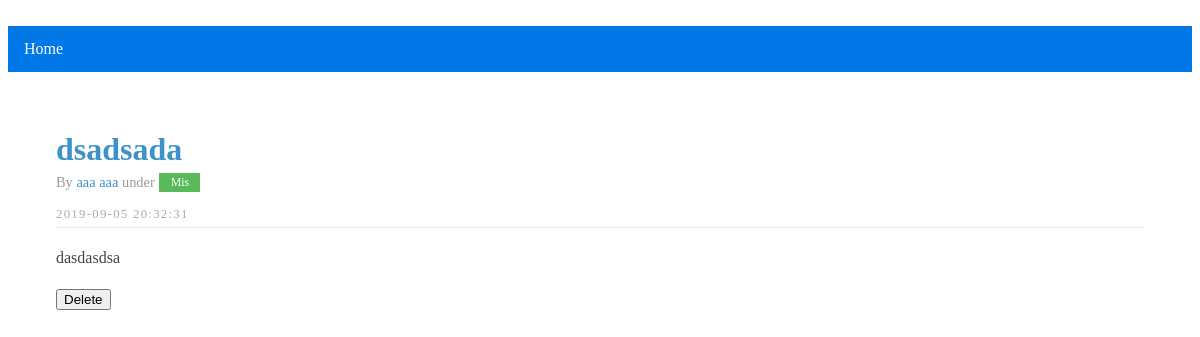
Page /userarticles/1 (signed in) on the earlier database version.
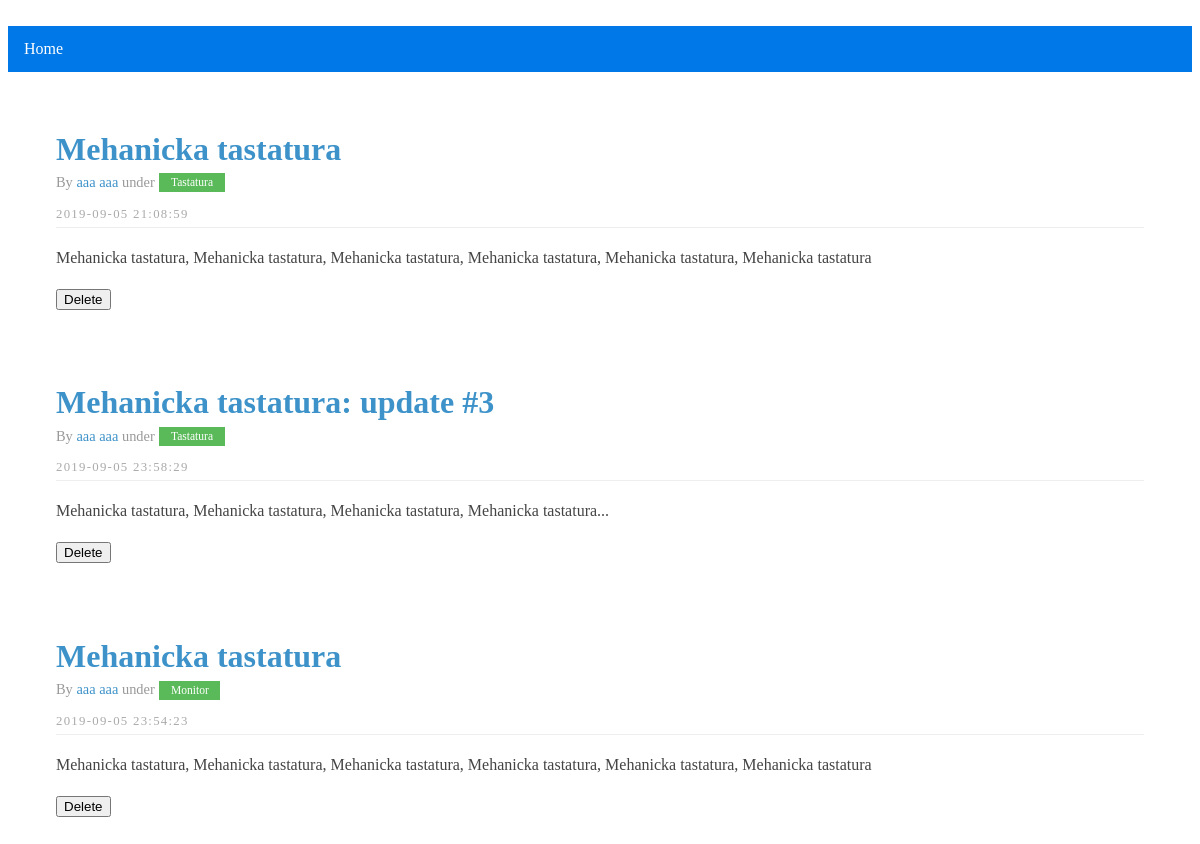
Same page on the later database version.
### blog/models.py (models this page shows, shortened)
class Article(db.Model):
    __tablename__ = 'article'
    __searchable__ = ['title', 'content']
    id = db.Column(db.Integer, primary_key=True)
    title = db.Column(db.String(40), nullable=False)
    content = db.Column(db.String(400), nullable=False)
    created_at = db.Column(db.DateTime, nullable=False, default=datetime.now())
    updated_at = db.Column(db.DateTime, nullable=False, default=datetime.now())
    owner_id = db.Column(db.Integer, db.ForeignKey('user.id'), nullable=False)
    category_id = db.Column(db.Integer, db.ForeignKey('category.id'), nullable=False)

class User(UserMixin, db.Model):
    id = db.Column(db.Integer, primary_key=True)
    email = db.Column(db.String(80), unique=True, nullable=False)
    first_name = db.Column(db.String(20), nullable=False)
    last_name = db.Column(db.String(20), nullable=False)
    password = db.Column(db.String(80), nullable=False)
    created_at = db.Column(db.DateTime, nullable=False, default=datetime.now())
    articles = db.relationship('Article', backref='owner')

class Category(db.Model):
    id = db.Column(db.Integer, primary_key=True)
    title = db.Column(db.String(40), unique=True, nullable=False)
    categories = db.relationship('Article', backref='category')

### blog/routes.py (the view)
@app.route('/userarticles/<int:user_id>')
@login_required
def user_articles(user_id):
    articles = Article.query.filter_by(owner_id = user_id).all()
    output = []
    for article in articles:
        article_data = {}
        article_data['article_id'] = article.id
        article_data['user_id'] = article.owner.id
        article_data['title'] = article.title
        article_data['content'] = article.content
        article_data['category'] = article.category.title
        article_data['first_name'] = article.owner.first_name
        article_data['last_name'] = article.owner.first_name
        article_data['created_at'] = article.created_at
        article_data['updated_at'] = article.updated_at
        output.append(article_data)
    return render_template('userarticles.html', posts = output)

### blog/__init__.py (called while the page is built)
@login.user_loader
def load_user(id):
    return User.query.get(int(id))

### templates/userarticles.html
﻿{% extends "layout.html" %}
{% block content %}
<ul>
    <li><a href="{{ url_for('dashboard') }}">Home</a></li>
</ul>
<div id="layout" class="pure-g">
    <div class="content pure-u-1 pure-u-md-3-4">
        {% for post in posts %}
        <div class="posts">
            <section class="post">
                <header class="post-header">
                    <h1 class="post-title"><a href="{{ url_for('single_article', user_id = post['article_id']) }}">{{ post['title'] }}</a></h1>
                    <p class="post-meta">
                        By <a href="#" class="post-author">{{ post['first_name'] }} {{ post['last_name'] }}</a> under <a class="post-category post-category-design" href="#">{{ post['category'] }}</a>
                    </p>
                </header>
                <h1 class="content-subhead">{{ post['updated_at'].strftime("%Y-%m-%d %H:%M:%S") }}</h1>
                <div class="post-description">
                    <p>
                        {{ post['content'] }}
                    </p>
                </div>
                {% if post.user_id == current_user.id %}
                <form method="POST" action="{{ url_for('delete_article', article_id = post['article_id']) }}" class="pure-form pure-form-stacked">
                    <button type="submit" class="pure-button pure-button-primary">Delete</button>
                </form>
                {% endif %}
            </section>
        </div>
        {% endfor %}
    </div>
</div>
{% endblock content %}

Differences in the rows shown:
removed Article: title "dsadsada", updated_at "2019-09-05 20:32:31", content "dasdasdsa"
removed Category: category "Mis"
added Article: title "Mehanicka tastatura", updated_at "2019-09-05 21:08:59", content "Mehanicka tastatura, Mehanicka tastatura, Mehanicka tastatura, Mehanicka tastatura, Mehanicka tastatura, Mehanicka tastatura"
now on this page (row unchanged): Category: category "Tastatura" "Tastatura"
added Article: title "Mehanicka tastatura: update #3", updated_at "2019-09-05 23:58:29", content "Mehanicka tastatura, Mehanicka tastatura, Mehanicka tastatura, Mehanicka tastatura..."
now on this page (row edited): Article: title "Mehanicka tastatura", updated_at "2019-09-05 23:54:23", content "Mehanicka tastatura, Mehanicka tastatura, Mehanicka tastatura, Mehanicka tastatura, Mehanicka tastatura, Mehanicka tastatura"
now on this page (row unchanged): Category: category "Monitor"
Other differences:
new list line: "By under Delete"
new list line: "aaa aaa"
list line gone: "By under Delete"
list line gone: "aaa aaa"
